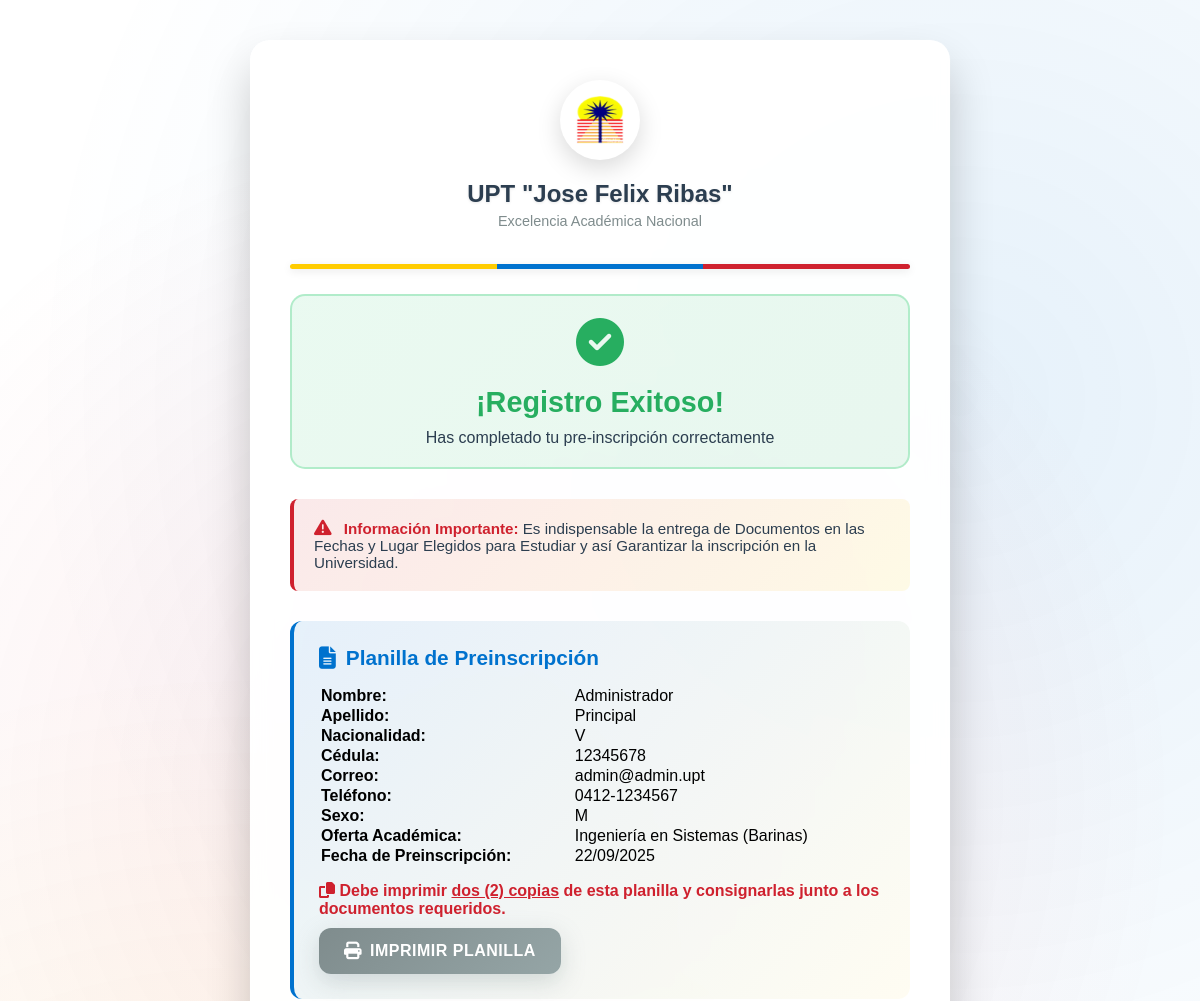
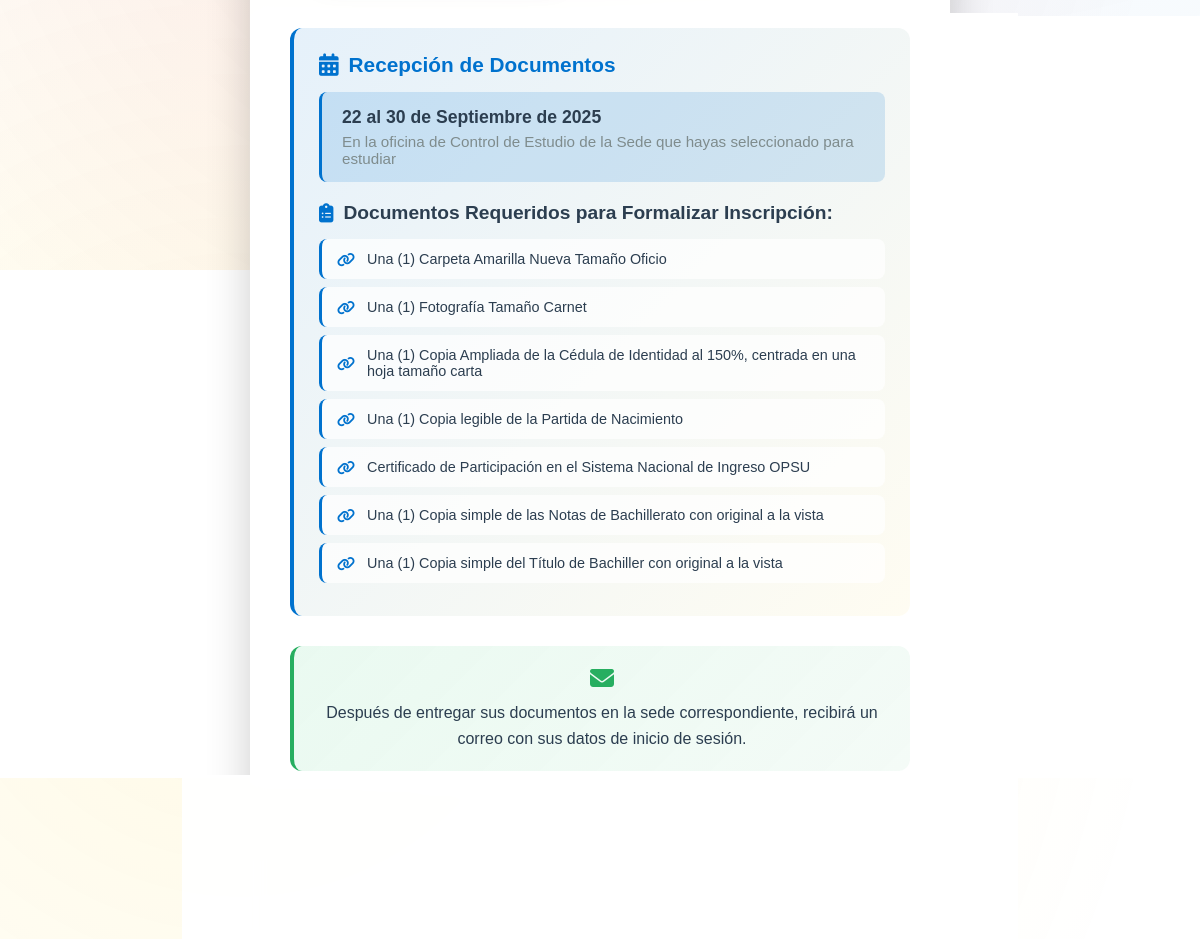
The app's page /registro-exitoso/ (signed in) with its own data (2 pictures, top to bottom).
### apps/authentication/models.py (models this page shows, shortened)
class Usuario(AbstractUser):
    ROL_CHOICES = [
        ('estudiante', 'Estudiante'),
        ('docente', 'Docente'),
        ('coordinador', 'Coordinador'),
        ('personal', 'Personal Administrativo'),
        ('jefe', 'Jefe de Control de Estudios'),
    ]
    NACIONALIDAD_CHOICES =[
        ('V', 'Venezolano'),
        ('E', 'Extranjero'),
    ]
    SEXO_CHOICES =[
        ('M', 'Masculino'),
        ('F', 'Femenino')
    ]
    usuario = models.CharField(max_length=150, unique=True, verbose_name='Usuario', blank=True, null=True)
    contrasena = models.CharField(max_length=128, verbose_name='Contraseña', blank=True)
    clave_visible = models.CharField(max_length=10, verbose_name='Clave Visible', null=True, blank=True)
    nacionalidad = models.CharField(max_length=1, choices=NACIONALIDAD_CHOICES, default='V', verbose_name='Nacionalidad', null=True, blank=True)
    cedula = models.CharField(max_length=10, unique=True, verbose_name='Cédula', null=True, blank=True)
    nombre = models.CharField(max_length=50, verbose_name='Nombre', null=True, blank=True)
    apellido = models.CharField(max_length=50, verbose_name='Apellido', null=True, blank=True)
    email = models.EmailField(verbose_name='Correo Electrónico', null=True, blank=True)
    telefono = models.CharField(max_length=15, verbose_name='Teléfono', null=True, blank=True)
    sexo = models.CharField(max_length=1, choices=SEXO_CHOICES, default='Masculino', verbose_name='Sexo', null=True, blank=True)
    fecha_nacimiento = models.DateField(verbose_name='Fecha de Nacimiento', null=True, blank=True)
    fecha_ingreso = models.DateField(verbose_name='Fecha de Ingreso', auto_now_add=True, null=True, blank=True)
    pnf = models.ForeignKey(PNF, on_delete=models.SET_NULL, null=True, blank=True, verbose_name='Oferta Académica')
    rol = models.CharField(max_length=20, choices=ROL_CHOICES, default='estudiante', verbose_name='Rol')
    class Meta:
        verbose_name = 'Usuario'
        verbose_name_plural = 'Usuarios'

### apps/authentication/views.py (the view, shortened to what this page needs)
# urls.py: path('registro-exitoso/', registration_success, name='registration_success'),
def registration_success(request):
    datos = {}
    pnf_nombre = None
    fecha_oferta = None
    if request.user.is_authenticated:
        usuario = request.user
        datos = {
            'nombre': getattr(usuario, 'nombre', getattr(usuario, 'first_name', '')),
            'apellido': getattr(usuario, 'apellido', getattr(usuario, 'last_name', '')),
            'nacionalidad': getattr(usuario, 'nacionalidad', ''),
            'cedula': getattr(usuario, 'cedula', ''),
            'email': getattr(usuario, 'email', ''),
            'telefono': getattr(usuario, 'telefono', ''),
            'sexo': getattr(usuario, 'sexo', ''),
        }
        if hasattr(usuario, 'pnf') and usuario.pnf:
            pnf_nombre = str(usuario.pnf)
        fecha_oferta = usuario.date_joined.strftime('%d/%m/%Y')
    return render(request, 'auth/postRegister.html', {
        'datos': datos,
        'pnf_nombre': pnf_nombre,
        'fecha_oferta': fecha_oferta,
    })

### apps/core/models.py (called while the page is built)
    def __str__(self):
        return f"{self.nombre} ({self.sede})"

### templates/auth/postRegister.html (shortened to what this page needs)
{% extends "base.html" %}
{% block extra_css %}
<link href="https://cdnjs.cloudflare.com/ajax/libs/font-awesome/6.4.0/css/all.min.css" rel="stylesheet">
{% load static %}
{% endblock %}
{% block content %}
<div class="register-container" id="planilla-preinscripcion">
    <div class="university-header">
        <div class="university-logo">
            {% load static %}
            <img src="{% static 'images/icons/icon-512x512.png' %}" alt="Logo Universidad" style="width: 60%; height: 60%;">
        </div>
        <h1 class="university-name">UPT "Jose Felix Ribas"</h1>
        <p class="university-subtitle">Excelencia Académica Nacional</p>
    </div>
    <div class="patriotic-banner"></div>
    <div class="success-header">
        <div class="success-icon">
            <i class="fas fa-check-circle"></i>
        </div>
        <h1 class="success-title">¡Registro Exitoso!</h1>
        <p class="success-subtitle">Has completado tu pre-inscripción correctamente</p>
    </div>
    <div class="preinscription-info">
        <i class="fas fa-exclamation-triangle"></i>
        <strong>Información Importante:</strong> Es indispensable la entrega de Documentos en las Fechas y Lugar Elegidos para Estudiar y así Garantizar la inscripción en la Universidad.
    </div>
    <div class="info-section" style="margin-bottom: 30px;">
        <h3><i class="fas fa-file-alt"></i> Planilla de Preinscripción</h3>
        <table style="width:100%; margin-bottom: 15px; font-size:1rem;">
            <tr>
                <td style="font-weight:600;">Nombre:</td>
                <td>{{ datos.nombre }}</td>
            </tr>
            <tr>
                <td style="font-weight:600;">Apellido:</td>
                <td>{{ datos.apellido }}</td>
            </tr>
            <tr>
                <td style="font-weight:600;">Nacionalidad:</td>
                <td>{{ datos.nacionalidad }}</td>
            <tr>
                <td style="font-weight:600;">Cédula:</td>
                <td>{{ datos.cedula }}</td>
            </tr>
            <tr>
                <td style="font-weight:600;">Correo:</td>
                <td>{{ datos.email }}</td>
            </tr>
            <tr>
                <td style="font-weight:600;">Teléfono:</td>
                <td>{{ datos.telefono }}</td>
            </tr>
            <tr>
                <td style="font-weight:600;">Sexo:</td>
                <td>{{ datos.sexo }}</td>
            <tr>
                <td style="font-weight:600;">Oferta Académica:</td>
                <td>{{ pnf_nombre }}</td>
            </tr>
            <tr>
                <td style="font-weight:600;">Fecha de Preinscripción:</td>
                <td>
                    {% if fecha_oferta %}
                        {{ fecha_oferta }}
                    {% else %}
                        {% now "d/m/Y" %}
                    {% endif %}
                </td>
            </tr>
        </table>
        <div style="color:#cf212e; font-weight:600; margin-bottom:10px;">
            <i class="fas fa-copy"></i> Debe imprimir <u>dos (2) copias</u> de esta planilla y consignarlas junto a los documentos requeridos.
        </div>
        <button class="btn btn-secondary" onclick="window.print()">
            <i class="fas fa-print"></i> Imprimir Planilla
        </button>
    </div>
    <div class="info-section">
        <h3><i class="fas fa-calendar-alt"></i> Recepción de Documentos</h3>
        <div class="date-highlight">
            <div class="date-text">22 al 30 de Septiembre de 2025</div>
            <div class="location-text">En la oficina de Control de Estudio de la Sede que hayas seleccionado para estudiar</div>
        </div>
        <div class="documents-section">
            <div class="documents-title">
                <i class="fas fa-clipboard-list"></i>
                Documentos Requeridos para Formalizar Inscripción:
            </div>
            <ul class="documents-list">
                <li>Una (1) Carpeta Amarilla Nueva Tamaño Oficio</li>
                <li>Una (1) Fotografía Tamaño Carnet</li>
                <li>Una (1) Copia Ampliada de la Cédula de Identidad al 150%, centrada en una hoja tamaño carta</li>
                <li>Una (1) Copia legible de la Partida de Nacimiento</li>
                <li>Certificado de Participación en el Sistema Nacional de Ingreso OPSU</li>
                <li>Una (1) Copia simple de las Notas de Bachillerato con original a la vista</li>
                <li>Una (1) Copia simple del Título de Bachiller con original a la vista</li>
            </ul>
        </div>
    </div>
    <div class="final-note">
        <i class="fas fa-envelope"></i>
        <p class="final-note-text">
            Después de entregar sus documentos en la sede correspondiente,
            recibirá un correo con sus datos de inicio de sesión.
        </p>
    </div>
    <div class="action-buttons">
        <a href="{% url 'login' %}" class="btn btn-primary">
            <i class="fas fa-sign-in-alt"></i>
        </a>
    </div>
    <div class="additional-links">
        <a href="#" onclick="alert('Contacte al departamento de admisiones: admisiones@universidad.edu.ve')">
            <i class="fas fa-envelope"></i> Contactar Admisiones
        </a>
        <a href="#" onclick="alert('Descargue la guía de preinscripción desde nuestro sitio web')">
            <i class="fas fa-download"></i> Guía de Preinscripción
        </a>
        <a href="#" onclick="window.print()">
            <i class="fas fa-print"></i> Imprimir Información
        </a>
    </div>
</div>
{% endblock %}

### templates/base.html (shortened to what this page needs)
<!DOCTYPE html>
<html lang="es">
<head>
    {% load static %}
    {% block extra_css %}{% endblock %}
</head>
<body>
    {% block content %}
    {% endblock %}
</body>
</html>

### records on screen
Usuario: nombre "Administrador", apellido "Principal", cedula "12345678", email "admin@admin.upt", telefono "0412-1234567"

### other values on screen
{{ datos.nacionalidad }} "V"
{{ datos.sexo }} "M"
{{ pnf_nombre }} "Ingeniería en Sistemas (Barinas)"
{{ fecha_oferta }} "22/09/2025"
